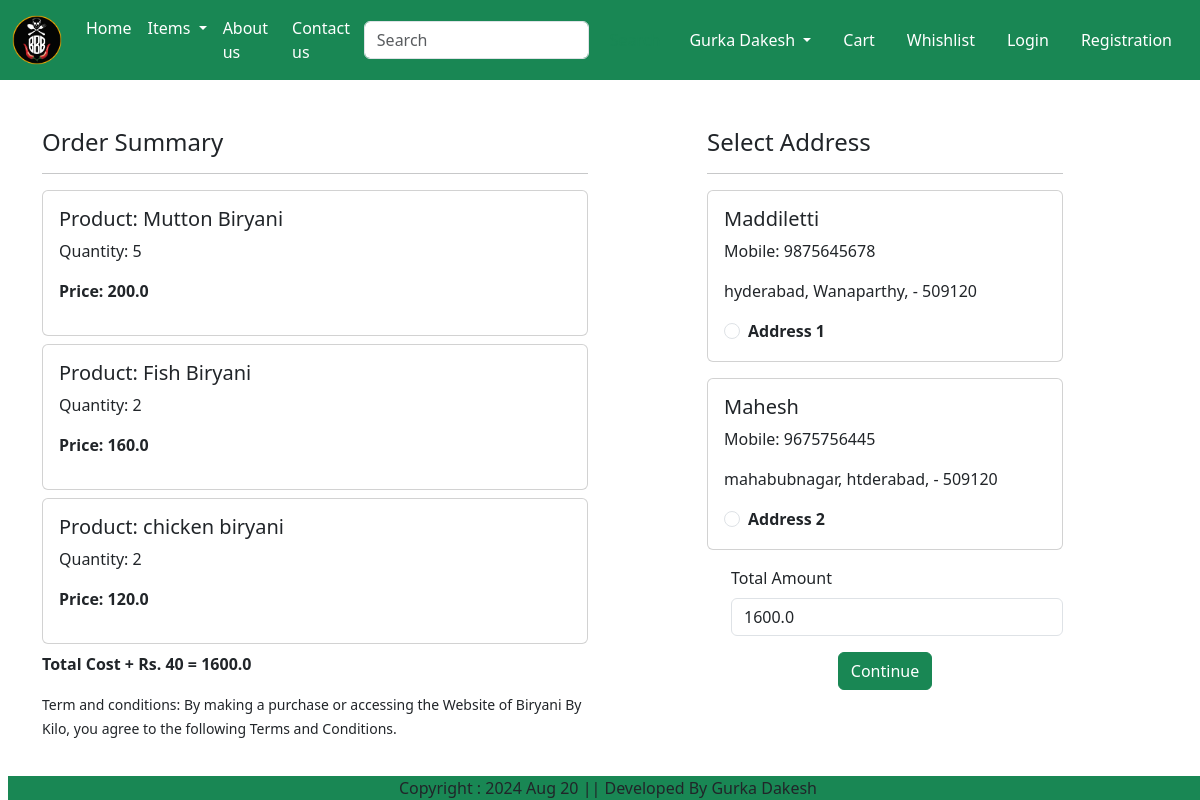
Screenshot of /checkout/ (signed in) with the database file from the repository.
### app/models.py (models this page shows, shortened)
class Cart(models.Model):
    user = models.ForeignKey(User, on_delete=models.CASCADE)
    product = models.ForeignKey(Product, on_delete=models.CASCADE)
    quantity = models.PositiveIntegerField(default=1)

class Product(models.Model):
    title = models.CharField(max_length=255)
    selling_price = models.FloatField()
    discounted_price = models.FloatField()
    description = models.TextField()
    composition = models.TextField(default='')
    prodapp = models.TextField(default='')
    category = models.CharField(max_length=3, choices=CATEGORY_CHOICES)
    product_image = models.ImageField(upload_to='product_images/')

class Customer(models.Model):
    user = models.ForeignKey(User, on_delete=models.CASCADE)
    name = models.CharField(max_length=200)
    locality = models.CharField(max_length=200)
    city = models.CharField(max_length=50)
    mobile = models.IntegerField(default=0)
    pincode = models.IntegerField()

### app/views.py (the view)
# urls.py: path('checkout/', views.checkout.as_view(), name='checkout'),
class checkout(View):
    def get(self,request):
        user=request.user
        add=Customer.objects.filter(user=user)
        cart_items=Cart.objects.filter(user=user)
        famount=0
        for p in cart_items:
            value = p.quantity*p.product.discounted_price
            famount=famount+value
        totalamount=famount+40
        return render(request, 'testapp/checkout.html',locals())

### app/templates/testapp/checkout.html (shortened to what this page needs)
{% extends 'testapp/base.html' %}
{% load static %}
{% block main-content %}
<div class="container my-5">
    <div class="row mt-5">
        <div class="col-sm-6">
            <h4>Order Summary</h4>
            <hr>
            {% for item in cart_items %}
            <div class="card mb-2">
                <div class="card-body">
                    <h5>Product: {{ item.product.title }}</h5>
                    <p>Quantity: {{ item.quantity }}</p>
                    <p class="fw-bold">Price: {{ item.product.discounted_price }}</p>
                </div>
            </div>
            {% endfor %}
            <p class="fw-bold">Total Cost + Rs. 40 = {{ totalamount }}</p>
            <small>Term and conditions: By making a purchase or accessing the Website of Biryani By Kilo, you agree to the following Terms and Conditions.</small>
        </div>
        <div class="col-sm-4 offset-sm-1">
            <h4>Select Address</h4>
            <hr>
            <form method="POST" id="myform">
                {% for ad in add %}
                <div class="card mb-3">
                    <div class="card-body">
                        <h5>{{ ad.name }}</h5>
                        <p>Mobile: {{ ad.mobile }}</p>
                        <p>{{ ad.locality }}, {{ ad.city }}, {{ ad.state }} - {{ ad.pincode }}</p>
                        <div class="form-check">
                            <input class="form-check-input" type="radio" name="selected_address" id="address{{ forloop.counter }}" value="{{ ad.id }}" required>
                            <label class="form-check-label" for="address{{ forloop.counter }}">
                                <strong>Address {{ forloop.counter }}</strong>
                            </label>
                        </div>
                    </div>
                </div>
                {% endfor %}
                <div class="form-check mb-3">
                    <label for="totalamount" class="form-label">Total Amount</label>
                    <input type="number" class="form-control" name="totalamount" value="{{ totalamount }}" readonly>
                </div>
                <div class="text-end">
                    <p class="text-center"><a href="{% url 'order_success'  %}" type="button"
                        class="btn btn-success">Continue</a></p>
                </div>
            </form>
        </div>
    </div>
</div>
{% endblock main-content %}

### rows the page displays
Cart: product "Mutton Biryani", quantity "5", product.discounted_price "200.0"
Cart: product "Fish Biryani", quantity "2", product.discounted_price "160.0"
Cart: product "chicken biryani", quantity "2", product.discounted_price "120.0"
Customer: name "Maddiletti", mobile "9875645678", locality "hyderabad", city "Wanaparthy", pincode "509120"
Customer: name "Mahesh", mobile "9675756445", locality "mahabubnagar", city "htderabad", pincode "509120"

### other values shown
{{ totalamount }} "1600.0"
